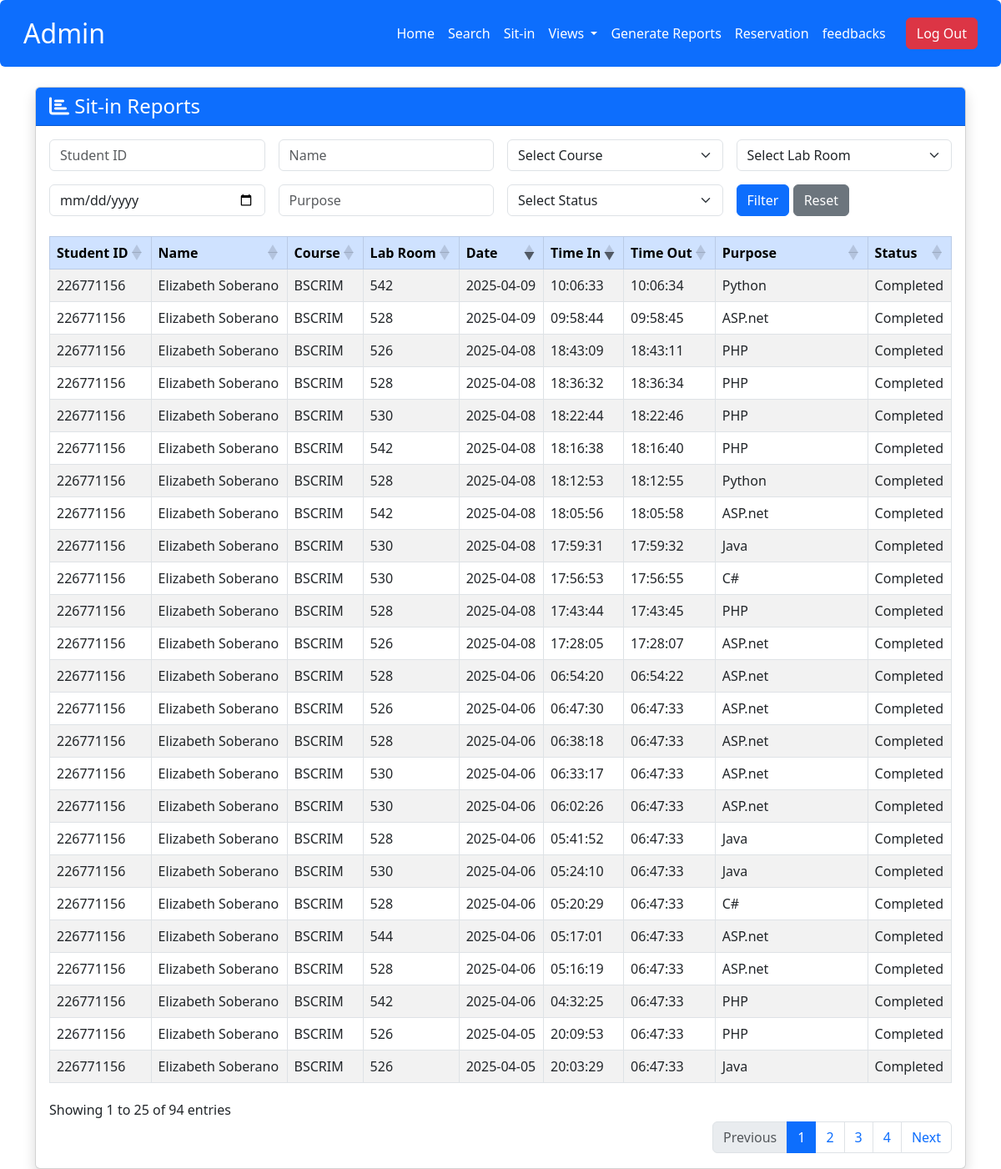
Screenshot of /admin/generate_report.php with the database file from the repository.
### tables this page shows
CREATE TABLE `student_sit_in` (
  `sit_id` int(11) NOT NULL,
  `id_number` int(11) NOT NULL,
  `sit_purpose` varchar(50) NOT NULL,
  `sit_lab` varchar(20) NOT NULL,
  `time_in` varchar(15) NOT NULL,
  `time_out` varchar(15) NOT NULL,
  `sit_date` varchar(10) NOT NULL,
  `status` varchar(20) NOT NULL
);

CREATE TABLE `user` (
  `id` int(11) NOT NULL,
  `lname` varchar(50) DEFAULT NULL,
  `fname` varchar(50) DEFAULT NULL,
  `MName` varchar(50) DEFAULT NULL,
  `Course` varchar(50) DEFAULT NULL,
  `Level` varchar(10) DEFAULT NULL,
  `username` varchar(50) DEFAULT NULL,
  `password` varchar(255) NOT NULL,
  `image` varchar(255) DEFAULT NULL,
  `email` varchar(100) NOT NULL,
  `address` varchar(255) DEFAULT NULL,
  `role` enum('admin','user') NOT NULL DEFAULT 'user',
  `remaining_session` int(11) NOT NULL DEFAULT 30,
  `points` int(11) DEFAULT 0
);

### admin/generate_report.php (the view, shortened to what this page needs)
<?php
include('db.php');
include('admin_navbar.php');
?>
<!DOCTYPE html>
<html lang="en">
<head>
    <link rel="stylesheet" href="https://cdn.jsdelivr.net/npm/bootstrap@5.3.0/dist/css/bootstrap.min.css">
    <link rel="stylesheet" href="https://cdnjs.cloudflare.com/ajax/libs/font-awesome/6.5.1/css/all.min.css">
    <link rel="stylesheet" href="https://cdn.datatables.net/1.11.5/css/dataTables.bootstrap5.min.css">
    <link rel="stylesheet" href="https://cdn.datatables.net/buttons/2.2.2/css/buttons.bootstrap5.min.css">
</head>
<body>
    <div class="container mt-4">
        <div class="card shadow">
            <div class="card-header bg-primary text-white">
                <h4 class="mb-0"><i class="fas fa-chart-bar"></i> Sit-in Reports</h4>
            </div>
            <div class="card-body">
                <form method="POST" class="mb-4">
                    <div class="row g-3">
                        <div class="col-md-3">
                            <input type="text" class="form-control" name="student_id" placeholder="Student ID" value="<?php echo $_POST['student_id'] ?? ''; ?>">
                        </div>
                        <div class="col-md-3">
                            <input type="text" class="form-control" name="name" placeholder="Name" value="<?php echo $_POST['name'] ?? ''; ?>">
                        </div>
                        <div class="col-md-3">
                            <select class="form-select" name="course">
                                <option value="">Select Course</option>
                            </select>
                        </div>
                        <div class="col-md-3">
                            <select class="form-select" name="lab_room">
                                <option value="">Select Lab Room</option>
                            </select>
                        </div>
                        <div class="col-md-3">
                            <input type="date" class="form-control" name="date" value="<?php echo $_POST['date'] ?? ''; ?>">
                        </div>
                        <div class="col-md-3">
                            <input type="text" class="form-control" name="purpose" placeholder="Purpose" value="<?php echo $_POST['purpose'] ?? ''; ?>">
                        </div>
                        <div class="col-md-3">
                            <select class="form-select" name="status">
                                <option value="">Select Status</option>
                            </select>
                        </div>
                        <div class="col-md-3">
                            <button type="submit" class="btn btn-primary">Filter</button>
                            <a href="generate_report.php" class="btn btn-secondary">Reset</a>
                        </div>
                    </div>
                </form>
                <table id="reportTable" class="table table-striped table-bordered">
                    <thead class="table-primary">
                        <tr>
                            <th>Student ID</th>
                            <th>Name</th>
                            <th>Course</th>
                            <th>Lab Room</th>
                            <th>Date</th>
                            <th>Time In</th>
                            <th>Time Out</th>
                            <th>Purpose</th>
                            <th>Status</th>
                        </tr>
                    </thead>
                    <tbody>
                        <?php
                        $query = "SELECT s.*, u.fname, u.lname, u.Course
                                FROM student_sit_in s
                                LEFT JOIN user u ON s.id_number = u.id";
                        $query .= " ORDER BY s.sit_date DESC, s.time_in DESC";
                        $result = mysqli_query($con, $query);
                        while($row = mysqli_fetch_assoc($result)) {
                            echo "<tr>
                                    <td>{$row['id_number']}</td>
                                    <td>{$row['fname']} {$row['lname']}</td>
                                    <td>{$row['Course']}</td>
                                    <td>{$row['sit_lab']}</td>
                                    <td>{$row['sit_date']}</td>
                                    <td>{$row['time_in']}</td>
                                    <td>{$row['time_out']}</td>
                                    <td>{$row['sit_purpose']}</td>
                                    <td>{$row['status']}</td>
                                </tr>";
                        }
                        ?>
                    </tbody>
                </table>
            </div>
        </div>
    </div>
</body>
</html>

### rows the page displays
student_sit_in: id_number "226771156", user.fname "Elizabeth", user.lname "Soberano", user.Course "BSCRIM", sit_lab "542", sit_date "2025-04-09", time_in "10:06:33", time_out "10:06:34", sit_purpose "Python", status "Completed"
student_sit_in: id_number "226771156", user.fname "Elizabeth", user.lname "Soberano", user.Course "BSCRIM", sit_lab "528", sit_date "2025-04-09", time_in "09:58:44", time_out "09:58:45", sit_purpose "ASP.net", status "Completed"
student_sit_in: id_number "226771156", user.fname "Elizabeth", user.lname "Soberano", user.Course "BSCRIM", sit_lab "526", sit_date "2025-04-08", time_in "18:43:09", time_out "18:43:11", sit_purpose "PHP", status "Completed"
student_sit_in: id_number "226771156", user.fname "Elizabeth", user.lname "Soberano", user.Course "BSCRIM", sit_lab "528", sit_date "2025-04-08", time_in "18:36:32", time_out "18:36:34", sit_purpose "PHP", status "Completed"
student_sit_in: id_number "226771156", user.fname "Elizabeth", user.lname "Soberano", user.Course "BSCRIM", sit_lab "530", sit_date "2025-04-08", time_in "18:22:44", time_out "18:22:46", sit_purpose "PHP", status "Completed"
student_sit_in: id_number "226771156", user.fname "Elizabeth", user.lname "Soberano", user.Course "BSCRIM", sit_lab "542", sit_date "2025-04-08", time_in "18:16:38", time_out "18:16:40", sit_purpose "PHP", status "Completed"
student_sit_in: id_number "226771156", user.fname "Elizabeth", user.lname "Soberano", user.Course "BSCRIM", sit_lab "528", sit_date "2025-04-08", time_in "18:12:53", time_out "18:12:55", sit_purpose "Python", status "Completed"
student_sit_in: id_number "226771156", user.fname "Elizabeth", user.lname "Soberano", user.Course "BSCRIM", sit_lab "542", sit_date "2025-04-08", time_in "18:05:56", time_out "18:05:58", sit_purpose "ASP.net", status "Completed"
student_sit_in: id_number "226771156", user.fname "Elizabeth", user.lname "Soberano", user.Course "BSCRIM", sit_lab "530", sit_date "2025-04-08", time_in "17:59:31", time_out "17:59:32", sit_purpose "Java", status "Completed"
student_sit_in: id_number "226771156", user.fname "Elizabeth", user.lname "Soberano", user.Course "BSCRIM", sit_lab "530", sit_date "2025-04-08", time_in "17:56:53", time_out "17:56:55", sit_purpose "C#", status "Completed"
student_sit_in: id_number "226771156", user.fname "Elizabeth", user.lname "Soberano", user.Course "BSCRIM", sit_lab "528", sit_date "2025-04-08", time_in "17:43:44", time_out "17:43:45", sit_purpose "PHP", status "Completed"
student_sit_in: id_number "226771156", user.fname "Elizabeth", user.lname "Soberano", user.Course "BSCRIM", sit_lab "526", sit_date "2025-04-08", time_in "17:28:05", time_out "17:28:07", sit_purpose "ASP.net", status "Completed"
student_sit_in: id_number "226771156", user.fname "Elizabeth", user.lname "Soberano", user.Course "BSCRIM", sit_lab "528", sit_date "2025-04-06", time_in "06:54:20", time_out "06:54:22", sit_purpose "ASP.net", status "Completed"
student_sit_in: id_number "226771156", user.fname "Elizabeth", user.lname "Soberano", user.Course "BSCRIM", sit_lab "526", sit_date "2025-04-06", time_in "06:47:30", time_out "06:47:33", sit_purpose "ASP.net", status "Completed"
student_sit_in: id_number "226771156", user.fname "Elizabeth", user.lname "Soberano", user.Course "BSCRIM", sit_lab "528", sit_date "2025-04-06", time_in "06:38:18", time_out "06:47:33", sit_purpose "ASP.net", status "Completed"
student_sit_in: id_number "226771156", user.fname "Elizabeth", user.lname "Soberano", user.Course "BSCRIM", sit_lab "530", sit_date "2025-04-06", time_in "06:33:17", time_out "06:47:33", sit_purpose "ASP.net", status "Completed"
student_sit_in: id_number "226771156", user.fname "Elizabeth", user.lname "Soberano", user.Course "BSCRIM", sit_lab "530", sit_date "2025-04-06", time_in "06:02:26", time_out "06:47:33", sit_purpose "ASP.net", status "Completed"
student_sit_in: id_number "226771156", user.fname "Elizabeth", user.lname "Soberano", user.Course "BSCRIM", sit_lab "528", sit_date "2025-04-06", time_in "05:41:52", time_out "06:47:33", sit_purpose "Java", status "Completed"
student_sit_in: id_number "226771156", user.fname "Elizabeth", user.lname "Soberano", user.Course "BSCRIM", sit_lab "530", sit_date "2025-04-06", time_in "05:24:10", time_out "06:47:33", sit_purpose "Java", status "Completed"
student_sit_in: id_number "226771156", user.fname "Elizabeth", user.lname "Soberano", user.Course "BSCRIM", sit_lab "528", sit_date "2025-04-06", time_in "05:20:29", time_out "06:47:33", sit_purpose "C#", status "Completed"
student_sit_in: id_number "226771156", user.fname "Elizabeth", user.lname "Soberano", user.Course "BSCRIM", sit_lab "544", sit_date "2025-04-06", time_in "05:17:01", time_out "06:47:33", sit_purpose "ASP.net", status "Completed"
student_sit_in: id_number "226771156", user.fname "Elizabeth", user.lname "Soberano", user.Course "BSCRIM", sit_lab "528", sit_date "2025-04-06", time_in "05:16:19", time_out "06:47:33", sit_purpose "ASP.net", status "Completed"
student_sit_in: id_number "226771156", user.fname "Elizabeth", user.lname "Soberano", user.Course "BSCRIM", sit_lab "542", sit_date "2025-04-06", time_in "04:32:25", time_out "06:47:33", sit_purpose "PHP", status "Completed"
student_sit_in: id_number "226771156", user.fname "Elizabeth", user.lname "Soberano", user.Course "BSCRIM", sit_lab "526", sit_date "2025-04-05", time_in "20:09:53", time_out "06:47:33", sit_purpose "PHP", status "Completed"
student_sit_in: id_number "226771156", user.fname "Elizabeth", user.lname "Soberano", user.Course "BSCRIM", sit_lab "526", sit_date "2025-04-05", time_in "20:03:29", time_out "06:47:33", sit_purpose "Java", status "Completed"
